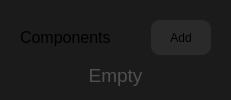
             <widget class="QWidget" name="Components" native="true">
              <property name="sizePolicy">
               <sizepolicy hsizetype="Preferred" vsizetype="Minimum">
                <horstretch>0</horstretch>
                <verstretch>0</verstretch>
               </sizepolicy>
              </property>
              <property name="styleSheet">
               <string notr="true">background-color: rgba(27, 27, 27, 1);
border-radius: 21px;

</string>
              </property>
              <layout class="QVBoxLayout" name="verticalLayout_13" stretch="0,0">
               <property name="sizeConstraint">
                <enum>QLayout::SizeConstraint::SetMinimumSize</enum>
               </property>
               <property name="leftMargin">
                <number>20</number>
               </property>
               <property name="rightMargin">
                <number>20</number>
               </property>
               <item>
                <widget class="QWidget" name="listHeader" native="true">
                 <property name="maximumSize">
                  <size>
                   <width>16777215</width>
                   <height>50</height>
                  </size>
                 </property>
                 <layout class="QHBoxLayout" name="horizontalLayout_12">
                  <property name="spacing">
                   <number>0</number>
                  </property>
                  <property name="leftMargin">
                   <number>0</number>
                  </property>
                  <property name="rightMargin">
                   <number>0</number>
                  </property>
                  <property name="bottomMargin">
                   <number>0</number>
                  </property>
                  <item>
                   <widget class="QLabel" name="label_12">
                    <property name="font">
                     <font>
                      <pointsize>12</pointsize>
                     </font>
                    </property>
                    <property name="text">
                     <string>Components</string>
                    </property>
                   </widget>
                  </item>
                  <item>
                   <spacer name="horizontalSpacer_8">
                    <property name="orientation">
                     <enum>Qt::Orientation::Horizontal</enum>
                    </property>
                    <property name="sizeHint" stdset="0">
                     <size>
                      <width>40</width>
                      <height>20</height>
                     </size>
                    </property>
                   </spacer>
                  </item>
                  <item>
                   <widget class="QPushButton" name="addComponent">
                    <property name="minimumSize">
                     <size>
                      <width>60</width>
                      <height>35</height>
                     </size>
                    </property>
                    <property name="styleSheet">
                     <string notr="true">QPushButton {
	background-color: rgb(42, 42, 42);
	border-radius: 9px;
}

QPushButton:hover {
	background-color: rgb(64, 64, 64);
}</string>
                    </property>
                    <property name="text">
                     <string>Add</string>
                    </property>
                   </widget>
                  </item>
                 </layout>
                </widget>
               </item>
               <item>
                <widget class="QWidget" name="listMain" native="true">
                 <layout class="QVBoxLayout" name="verticalLayout_14">
                  <property name="spacing">
                   <number>0</number>
                  </property>
                  <property name="leftMargin">
                   <number>0</number>
                  </property>
                  <property name="topMargin">
                   <number>0</number>
                  </property>
                  <property name="rightMargin">
                   <number>0</number>
                  </property>
                  <property name="bottomMargin">
                   <number>0</number>
                  </property>
                  <item>
                   <widget class="QLabel" name="label_20">
                    <property name="font">
                     <font>
                      <pointsize>14</pointsize>
                      <fontweight>Medium</fontweight>
                     </font>
                    </property>
                    <property name="styleSheet">
                     <string notr="true">color: rgba(240, 240, 240, 0.25);</string>
                    </property>
                    <property name="text">
                     <string>Empty</string>
                    </property>
                    <property name="scaledContents">
                     <bool>false</bool>
                    </property>
                    <property name="alignment">
                     <set>Qt::AlignmentFlag::AlignCenter</set>
                    </property>
                   </widget>
                  </item>
                  <item>
                   <layout class="QVBoxLayout" name="componentsList">
                    <property name="spacing">
                     <number>15</number>
                    </property>
                    <property name="leftMargin">
                     <number>0</number>
                    </property>
                    <property name="topMargin">
                     <number>0</number>
                    </property>
                    <property name="rightMargin">
                     <number>0</number>
                    </property>
                    <property name="bottomMargin">
                     <number>0</number>
                    </property>
                   </layout>
                  </item>
                 </layout>
                </widget>
               </item>
              </layout>
             </widget>
